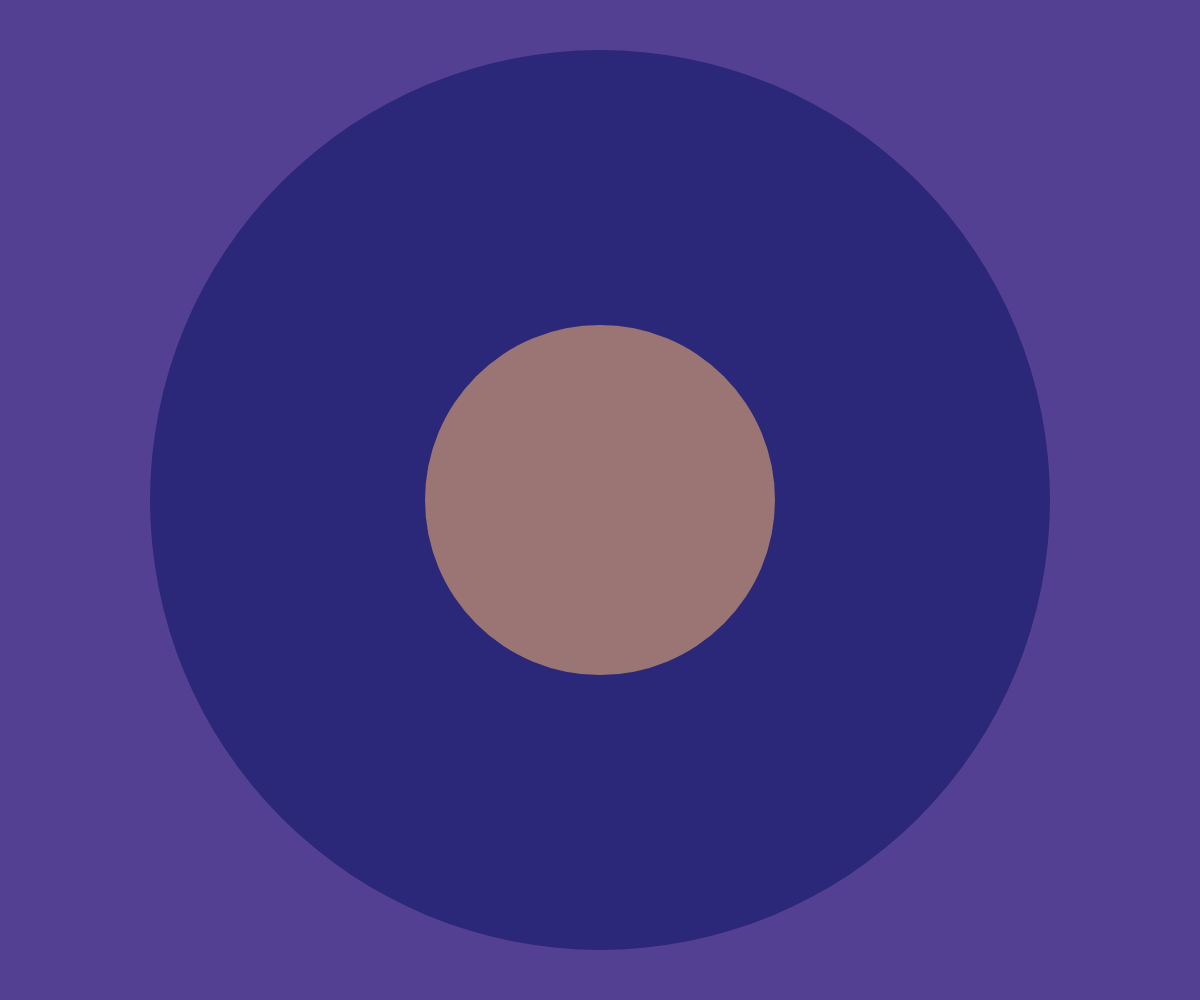
Frame 1 (no input)
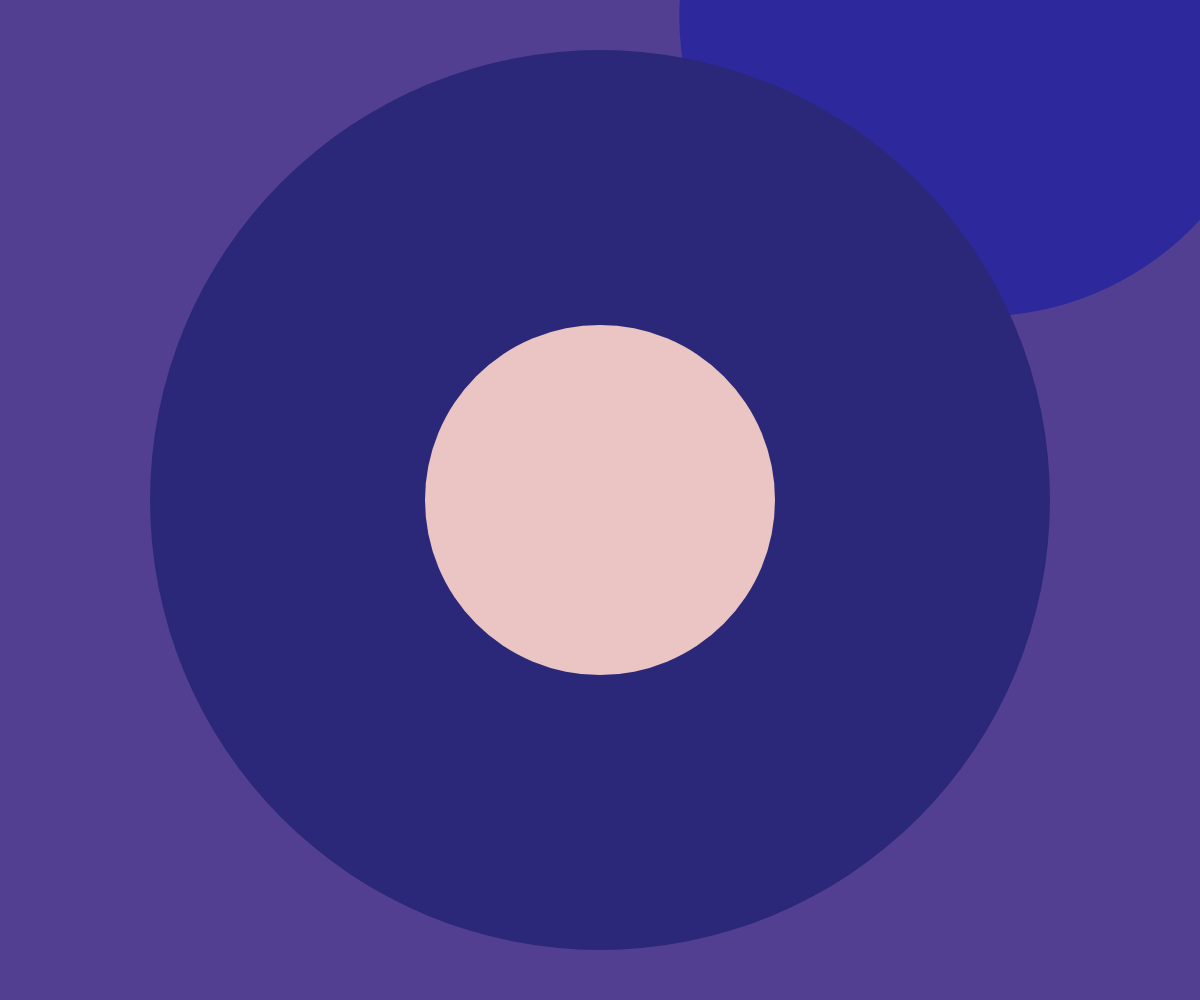
Frame 60 (no input)
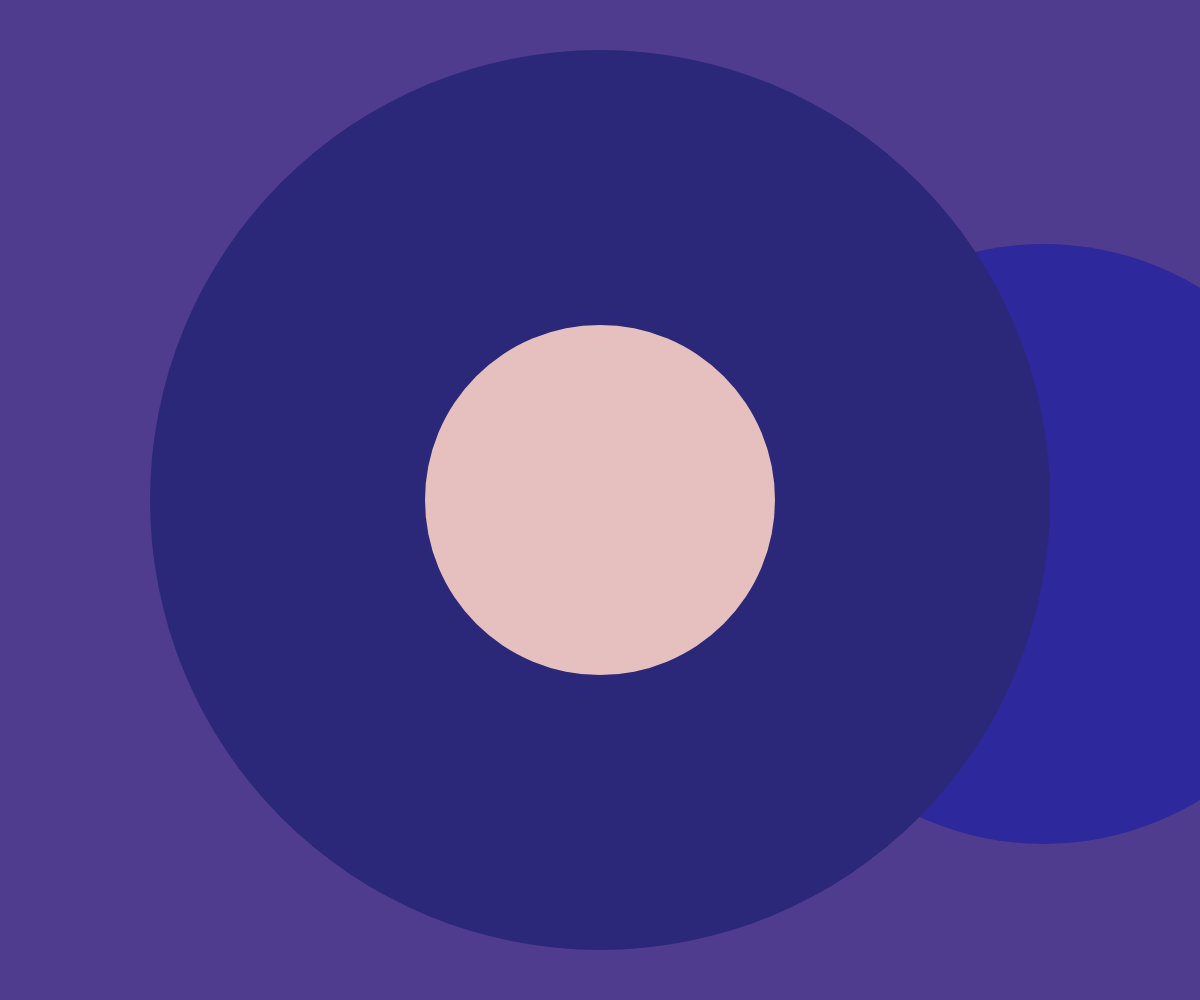
Frame 120 (the mouse pressed at the canvas centre since frame 60)

The p5.js sketch that drew these frames (run headless with seeded random() and noise() and a simulated clock; from frame 60 on, the mouse is pressed at the canvas centre):

// p5.js sketch
// ── sketch.js
// CÍRCULO GRAN (1)
let diametro = 600;
let x = 0;
let y = 0;
let velX = 0;
let velY = 0;
let col = 0;

// CÍRCULO PEQUEÑO MÓVIL (2)
let diametro2 = 4270;
let x2 = 0;
let y2 = 0;
let velX2 = 0;
let velY2 = 0;
let col2 = 0;

// CÍRCULO CENTRAL AZUL (3)
let diametro3 = 900;
let x3 = 0;
let y3 = 0;
let velX3 = 0;
let velY3 = 0;
let col3 = 0;

// CÍRCULO TINTINEANTE (4)
let diametro4 = 350;
let x4 = 0;
let y4 = 0;
let velX4 = 0;
let velY4 = 0;
let col4 = 0;

// FONDO TINTINEANTE (CUADRADO)
let l1 = 0;
let l2 = 0;
let l3 = 15000;

// CÍRCULO OTRO TONO
let diametro5 = 3500;
let x5 = 0;
let y5 = 0;
let velX5 = 0;
let velY5 = 0;
let col5 = 0;

function setup (){
  createCanvas (windowWidth, windowHeight);
  //background (0);

  // centrar círculo1
  x = windowWidth / 2;
  y = windowHeight / 2;

      // movimiento random1
      velX = random(-15, 15);
      velY = random(-15, 15);

  // centrar círculo2
  x2 = windowWidth / 2;
  y2 = windowHeight / 2;

      // movimiento random2
      velX2 = random(-10, 10);
      velY2 = random(-10, 10);

  // centrar círculo3
  x3 = windowWidth / 2;
  y3 = windowHeight / 2;

  // centrar círculo 4
  x4 = windowWidth / 2;
  y4 = windowHeight / 2;  

      // movimiento random5
      velX5 = random (-20, 25);
      velY5 = random (-25, 25);

}

function draw (){
  background (10, 5, 100, 10);

  // cuadrado 1
  noStroke ();
  fill (random (100, 200))
  square (l1, l2, l3)

  // círculo 1 (Gran)
  noStroke ();
  fill (5, 50, 150);
  circle (x, y, diametro);

    // movimiento
    x += velX;
    y += velY;

      // REBOTE
      // si pega abajo rebota hacia arriba
      if (y >= height){
        velY *= -1;
      }

      // si pega a la derecha rebota hacia la izquierda
      if (x >= width){
        velX *= -1;
      }

      // si pega arriba rebota hacia abajo
      if (y < 0){
        velY *= -1;
      }

      // si pega a la izquierda rebota hacia a la derecha
      if (x < 0){
        velX *= -1;
      }

  // círculo 2 (Pequeño Móvil)
  noStroke ();
  fill (10, 50, 225, 150);
  circle (x2, y2, diametro2);
  
    // movimiento 2
    x2 += velX2;
    y2 += velY2;

      // REBOTE 2

      if (y2 >= height){
        velY2 *= -1
      }

      if (x2 >= width){
        velX2 *= -1
      }

      if (y2 < 0){
        velY2 *= -1
      }

      if (x2 < 0){
        velX2 *= -1
      }

  // círculo 3 (central azul)
  noStroke ();
  fill (5, 50, 150);
  circle (x3, y3, diametro3);

  // círculo 4 (tintineante)
  noStroke ();
  fill (random (122, 250));
  circle (x4, y4, diametro4);

  // círculo 5 (OTRO TONO)
  noStroke ();
  fill (200, 5, 5, 50)
  circle (x5, y5, diametro5);

    // movimiento 5
    x5 += velX5;
    y5 += velY5;

      // REBOTE
      if (y5 > height){
        velY5 *= -1   
      }

      if (x5 > width){
        velX5 *= -1
      }

      if (y5 < 0){
        velY5 *= -1      
      }

      if (x5 < 0){
        velX5 *= -1
      }


}
